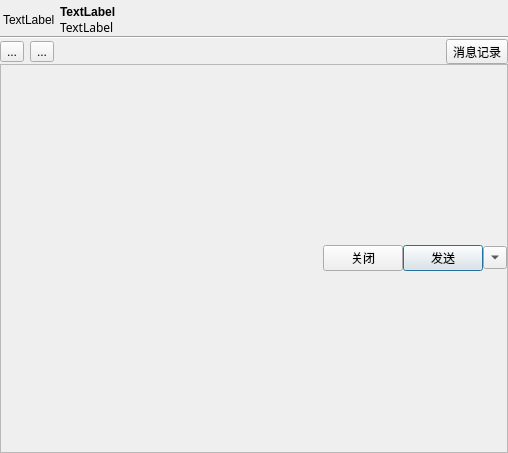
<?xml version="1.0" encoding="UTF-8"?>
<ui version="4.0">
 <class>FriendChatDlg</class>
 <widget class="QWidget" name="FriendChatDlg">
  <property name="geometry">
   <rect>
    <x>0</x>
    <y>0</y>
    <width>508</width>
    <height>453</height>
   </rect>
  </property>
  <property name="minimumSize">
   <size>
    <width>500</width>
    <height>450</height>
   </size>
  </property>
  <property name="windowTitle">
   <string>Dialog</string>
  </property>
  <property name="styleSheet">
   <string notr="true"/>
  </property>
  <layout class="QVBoxLayout" name="verticalLayout_4">
   <property name="spacing">
    <number>0</number>
   </property>
   <property name="margin">
    <number>0</number>
   </property>
   <item>
    <layout class="QHBoxLayout" name="horizontalLayout_6">
     <property name="spacing">
      <number>0</number>
     </property>
     <property name="leftMargin">
      <number>3</number>
     </property>
     <property name="topMargin">
      <number>5</number>
     </property>
     <item>
      <layout class="QHBoxLayout" name="horizontalLayout">
       <item>
        <widget class="QLabel" name="lbl_avatar_">
         <property name="sizePolicy">
          <sizepolicy hsizetype="Fixed" vsizetype="Fixed">
           <horstretch>0</horstretch>
           <verstretch>0</verstretch>
          </sizepolicy>
         </property>
         <property name="text">
          <string>TextLabel</string>
         </property>
        </widget>
       </item>
       <item>
        <layout class="QVBoxLayout" name="verticalLayout">
         <property name="leftMargin">
          <number>5</number>
         </property>
         <item>
          <widget class="QLabel" name="lbl_name_">
           <property name="font">
            <font>
             <weight>75</weight>
             <bold>true</bold>
            </font>
           </property>
           <property name="text">
            <string>TextLabel</string>
           </property>
          </widget>
         </item>
         <item>
          <widget class="QLabel" name="lbl_mood_">
           <property name="font">
            <font>
             <family>Ubuntu Mono</family>
             <pointsize>9</pointsize>
            </font>
           </property>
           <property name="text">
            <string>TextLabel</string>
           </property>
          </widget>
         </item>
        </layout>
       </item>
      </layout>
     </item>
    </layout>
   </item>
   <item>
    <widget class="Line" name="second_line_">
     <property name="orientation">
      <enum>Qt::Horizontal</enum>
     </property>
    </widget>
   </item>
   <item>
    <widget class="QSplitter" name="splitter_main">
     <property name="orientation">
      <enum>Qt::Vertical</enum>
     </property>
     <property name="handleWidth">
      <number>4</number>
     </property>
     <widget class="QWidget" name="layoutWidget">
      <layout class="QVBoxLayout" name="vlo_main">
       <property name="spacing">
        <number>0</number>
       </property>
       <item>
        <layout class="QHBoxLayout" name="horizontalLayout_3">
         <property name="spacing">
          <number>6</number>
         </property>
         <item>
          <widget class="QToolButton" name="btn_qqface">
           <property name="styleSheet">
            <string notr="true"/>
           </property>
           <property name="text">
            <string>...</string>
           </property>
           <property name="icon">
            <iconset>
             <normaloff>images/ui/chatdialog/qqface.png</normaloff>images/ui/chatdialog/qqface.png</iconset>
           </property>
           <property name="iconSize">
            <size>
             <width>18</width>
             <height>18</height>
            </size>
           </property>
          </widget>
         </item>
         <item>
          <widget class="QToolButton" name="btn_send_img">
           <property name="sizePolicy">
            <sizepolicy hsizetype="Fixed" vsizetype="Fixed">
             <horstretch>0</horstretch>
             <verstretch>0</verstretch>
            </sizepolicy>
           </property>
           <property name="text">
            <string>...</string>
           </property>
           <property name="icon">
            <iconset>
             <normaloff>images/ui/chatdialog/sendimg.png</normaloff>images/ui/chatdialog/sendimg.png</iconset>
           </property>
           <property name="iconSize">
            <size>
             <width>18</width>
             <height>18</height>
            </size>
           </property>
          </widget>
         </item>
         <item>
          <spacer name="horizontalSpacer_2">
           <property name="orientation">
            <enum>Qt::Horizontal</enum>
           </property>
           <property name="sizeHint" stdset="0">
            <size>
             <width>40</width>
             <height>20</height>
            </size>
           </property>
          </spacer>
         </item>
         <item>
          <widget class="QToolButton" name="btn_chat_log">
           <property name="text">
            <string>消息记录</string>
           </property>
          </widget>
         </item>
        </layout>
       </item>
       <item>
        <widget class="QFrame" name="frame_chatdlg_bottom">
         <property name="frameShape">
          <enum>QFrame::StyledPanel</enum>
         </property>
         <property name="frameShadow">
          <enum>QFrame::Raised</enum>
         </property>
         <layout class="QVBoxLayout" name="verticalLayout_2">
          <property name="spacing">
           <number>0</number>
          </property>
          <property name="margin">
           <number>0</number>
          </property>
          <item>
           <layout class="QHBoxLayout" name="horizontalLayout_4">
            <property name="leftMargin">
             <number>0</number>
            </property>
            <property name="rightMargin">
             <number>0</number>
            </property>
            <property name="bottomMargin">
             <number>0</number>
            </property>
            <item>
             <spacer name="horizontalSpacer_3">
              <property name="orientation">
               <enum>Qt::Horizontal</enum>
              </property>
              <property name="sizeHint" stdset="0">
               <size>
                <width>40</width>
                <height>20</height>
               </size>
              </property>
             </spacer>
            </item>
            <item>
             <widget class="QPushButton" name="btn_close">
              <property name="text">
               <string>关闭</string>
              </property>
             </widget>
            </item>
            <item>
             <widget class="QPushButton" name="btn_send_msg">
              <property name="text">
               <string>发送</string>
              </property>
              <property name="default">
               <bool>true</bool>
              </property>
             </widget>
            </item>
            <item>
             <widget class="QToolButton" name="btn_send_key">
              <property name="text">
               <string/>
              </property>
              <property name="popupMode">
               <enum>QToolButton::InstantPopup</enum>
              </property>
              <property name="arrowType">
               <enum>Qt::DownArrow</enum>
              </property>
             </widget>
            </item>
           </layout>
          </item>
         </layout>
        </widget>
       </item>
      </layout>
     </widget>
    </widget>
   </item>
  </layout>
  <zorder>second_line_</zorder>
  <zorder>splitter_main</zorder>
  <zorder></zorder>
 </widget>
 <resources/>
 <connections/>
</ui>
